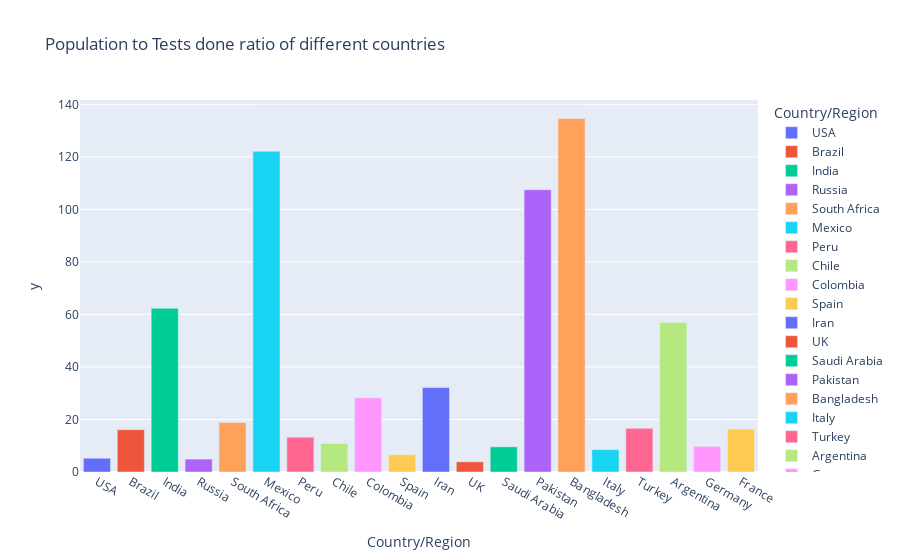

The notebook cell saved with this chart:
### Code cell
fig1.show()

### Figure 1 — Plotly figure (JSON) as saved in the notebook; plotly's stock layout.template omitted (floating-point values rounded to 4 significant figures)
{"data": [{"alignmentgroup": "True", "hovertemplate": "Country/Region=%{x}<br>y=%{y}<extra></extra>", "legendgroup": "USA", "marker": {"color": "#636efa", "pattern": {"shape": ""}}, "name": "USA", "offsetgroup": "USA", "orientation": "v", "showlegend": true, "textposition": "auto", "type": "bar", "x": ["USA"], "xaxis": "x", "y": [5.245], "yaxis": "y"}, {"alignmentgroup": "True", "hovertemplate": "Country/Region=%{x}<br>y=%{y}<extra></extra>", "legendgroup": "Brazil", "marker": {"color": "#EF553B", "pattern": {"shape": ""}}, "name": "Brazil", "offsetgroup": "Brazil", "orientation": "v", "showlegend": true, "textposition": "auto", "type": "bar", "x": ["Brazil"], "xaxis": "x", "y": [16.11], "yaxis": "y"}, {"alignmentgroup": "True", "hovertemplate": "Country/Region=%{x}<br>y=%{y}<extra></extra>", "legendgroup": "India", "marker": {"color": "#00cc96", "pattern": {"shape": ""}}, "name": "India", "offsetgroup": "India", "orientation": "v", "showlegend": true, "textposition": "auto", "type": "bar", "x": ["India"], "xaxis": "x", "y": [62.37], "yaxis": "y"}, {"alignmentgroup": "True", "hovertemplate": "Country/Region=%{x}<br>y=%{y}<extra></extra>", "legendgroup": "Russia", "marker": {"color": "#ab63fa", "pattern": {"shape": ""}}, "name": "Russia", "offsetgroup": "Russia", "orientation": "v", "showlegend": true, "textposition": "auto", "type": "bar", "x": ["Russia"], "xaxis": "x", "y": [4.911], "yaxis": "y"}, {"alignmentgroup": "True", "hovertemplate": "Country/Region=%{x}<br>y=%{y}<extra></extra>", "legendgroup": "South Africa", "marker": {"color": "#FFA15A", "pattern": {"shape": ""}}, "name": "South Africa", "offsetgroup": "South Africa", "orientation": "v", "showlegend": true, "textposition": "auto", "type": "bar", "x": ["South Africa"], "xaxis": "x", "y": [18.85], "yaxis": "y"}, {"alignmentgroup": "True", "hovertemplate": "Country/Region=%{x}<br>y=%{y}<extra></extra>", "legendgroup": "Mexico", "marker": {"color": "#19d3f3", "pattern": {"shape": ""}}, "name": "Mexico", "offsetgroup": "Mexico", "orientation": "v", "showlegend": true, "textposition": "auto", "type": "bar", "x": ["Mexico"], "xaxis": "x", "y": [122.1], "yaxis": "y"}, {"alignmentgroup": "True", "hovertemplate": "Country/Region=%{x}<br>y=%{y}<extra></extra>", "legendgroup": "Peru", "marker": {"color": "#FF6692", "pattern": {"shape": ""}}, "name": "Peru", "offsetgroup": "Peru", "orientation": "v", "showlegend": true, "textposition": "auto", "type": "bar", "x": ["Peru"], "xaxis": "x", "y": [13.24], "yaxis": "y"}, {"alignmentgroup": "True", "hovertemplate": "Country/Region=%{x}<br>y=%{y}<extra></extra>", "legendgroup": "Chile", "marker": {"color": "#B6E880", "pattern": {"shape": ""}}, "name": "Chile", "offsetgroup": "Chile", "orientation": "v", "showlegend": true, "textposition": "auto", "type": "bar", "x": ["Chile"], "xaxis": "x", "y": [10.87], "yaxis": "y"}, {"alignmentgroup": "True", "hovertemplate": "Country/Region=%{x}<br>y=%{y}<extra></extra>", "legendgroup": "Colombia", "marker": {"color": "#FF97FF", "pattern": {"shape": ""}}, "name": "Colombia", "offsetgroup": "Colombia", "orientation": "v", "showlegend": true, "textposition": "auto", "type": "bar", "x": ["Colombia"], "xaxis": "x", "y": [28.27], "yaxis": "y"}, {"alignmentgroup": "True", "hovertemplate": "Country/Region=%{x}<br>y=%{y}<extra></extra>", "legendgroup": "Spain", "marker": {"color": "#FECB52", "pattern": {"shape": ""}}, "name": "Spain", "offsetgroup": "Spain", "orientation": "v", "showlegend": true, "textposition": "auto", "type": "bar", "x": ["Spain"], "xaxis": "x", "y": [6.619], "yaxis": "y"}, {"alignmentgroup": "True", "hovertemplate": "Country/Region=%{x}<br>y=%{y}<extra></extra>", "legendgroup": "Iran", "marker": {"color": "#636efa", "pattern": {"shape": ""}}, "name": "Iran", "offsetgroup": "Iran", "orientation": "v", "showlegend": true, "textposition": "auto", "type": "bar", "x": ["Iran"], "xaxis": "x", "y": [32.19], "yaxis": "y"}, {"alignmentgroup": "True", "hovertemplate": "Country/Region=%{x}<br>y=%{y}<extra></extra>", "legendgroup": "UK", "marker": {"color": "#EF553B", "pattern": {"shape": ""}}, "name": "UK", "offsetgroup": "UK", "orientation": "v", "showlegend": true, "textposition": "auto", "type": "bar", "x": ["UK"], "xaxis": "x", "y": [3.878], "yaxis": "y"}, {"alignmentgroup": "True", "hovertemplate": "Country/Region=%{x}<br>y=%{y}<extra></extra>", "legendgroup": "Saudi Arabia", "marker": {"color": "#00cc96", "pattern": {"shape": ""}}, "name": "Saudi Arabia", "offsetgroup": "Saudi Arabia", "orientation": "v", "showlegend": true, "textposition": "auto", "type": "bar", "x": ["Saudi Arabia"], "xaxis": "x", "y": [9.59], "yaxis": "y"}, {"alignmentgroup": "True", "hovertemplate": "Country/Region=%{x}<br>y=%{y}<extra></extra>", "legendgroup": "Pakistan", "marker": {"color": "#ab63fa", "pattern": {"shape": ""}}, "name": "Pakistan", "offsetgroup": "Pakistan", "orientation": "v", "showlegend": true, "textposition": "auto", "type": "bar", "x": ["Pakistan"], "xaxis": "x", "y": [107.5], "yaxis": "y"}, {"alignmentgroup": "True", "hovertemplate": "Country/Region=%{x}<br>y=%{y}<extra></extra>", "legendgroup": "Bangladesh", "marker": {"color": "#FFA15A", "pattern": {"shape": ""}}, "name": "Bangladesh", "offsetgroup": "Bangladesh", "orientation": "v", "showlegend": true, "textposition": "auto", "type": "bar", "x": ["Bangladesh"], "xaxis": "x", "y": [134.6], "yaxis": "y"}, {"alignmentgroup": "True", "hovertemplate": "Country/Region=%{x}<br>y=%{y}<extra></extra>", "legendgroup": "Italy", "marker": {"color": "#19d3f3", "pattern": {"shape": ""}}, "name": "Italy", "offsetgroup": "Italy", "orientation": "v", "showlegend": true, "textposition": "auto", "type": "bar", "x": ["Italy"], "xaxis": "x", "y": [8.515], "yaxis": "y"}, {"alignmentgroup": "True", "hovertemplate": "Country/Region=%{x}<br>y=%{y}<extra></extra>", "legendgroup": "Turkey", "marker": {"color": "#FF6692", "pattern": {"shape": ""}}, "name": "Turkey", "offsetgroup": "Turkey", "orientation": "v", "showlegend": true, "textposition": "auto", "type": "bar", "x": ["Turkey"], "xaxis": "x", "y": [16.61], "yaxis": "y"}, {"alignmentgroup": "True", "hovertemplate": "Country/Region=%{x}<br>y=%{y}<extra></extra>", "legendgroup": "Argentina", "marker": {"color": "#B6E880", "pattern": {"shape": ""}}, "name": "Argentina", "offsetgroup": "Argentina", "orientation": "v", "showlegend": true, "textposition": "auto", "type": "bar", "x": ["Argentina"], "xaxis": "x", "y": [56.93], "yaxis": "y"}, {"alignmentgroup": "True", "hovertemplate": "Country/Region=%{x}<br>y=%{y}<extra></extra>", "legendgroup": "Germany", "marker": {"color": "#FF97FF", "pattern": {"shape": ""}}, "name": "Germany", "offsetgroup": "Germany", "orientation": "v", "showlegend": true, "textposition": "auto", "type": "bar", "x": ["Germany"], "xaxis": "x", "y": [9.761], "yaxis": "y"}, {"alignmentgroup": "True", "hovertemplate": "Country/Region=%{x}<br>y=%{y}<extra></extra>", "legendgroup": "France", "marker": {"color": "#FECB52", "pattern": {"shape": ""}}, "name": "France", "offsetgroup": "France", "orientation": "v", "showlegend": true, "textposition": "auto", "type": "bar", "x": ["France"], "xaxis": "x", "y": [16.35], "yaxis": "y"}], "layout": {"barmode": "relative", "legend": {"title": {"text": "Country/Region"}, "tracegroupgap": 0}, "title": {"text": "Population to Tests done ratio of different countries"}, "xaxis": {"anchor": "y", "categoryarray": ["USA", "Brazil", "India", "Russia", "South Africa", "Mexico", "Peru", "Chile", "Colombia", "Spain", "Iran", "UK", "Saudi Arabia", "Pakistan", "Bangladesh", "Italy", "Turkey", "Argentina", "Germany", "France"], "categoryorder": "array", "domain": [0, 1], "title": {"text": "Country/Region"}}, "yaxis": {"anchor": "x", "domain": [0, 1], "title": {"text": "y"}}}}
